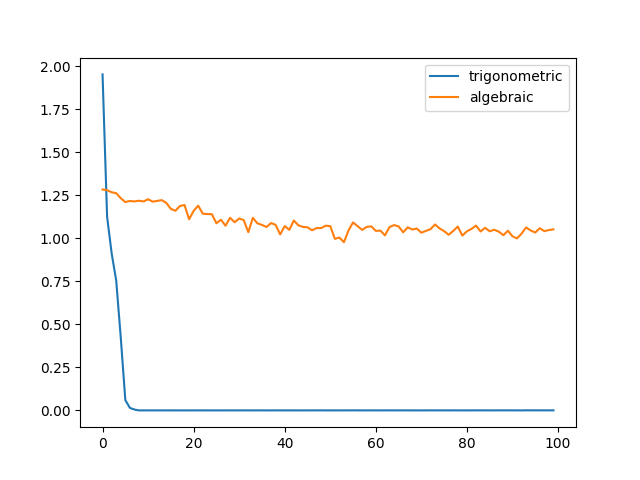

Recreate this plot in Python.
import numpy as np
import torch
import tqdm
import matplotlib.pyplot as plt


class Trigonometric_model(torch.nn.Module):
    def __init__(self, k):
        super().__init__()
        self.k = k
        self.linear = torch.nn.Linear(k, 1)

    def forward(self, x):
        list_x = []
        for i in range(1, self.k + 1):
            list_x.append(torch.cos(2 * np.pi * i * x))
        tensor_x = torch.tensor(list_x, dtype=torch.float32)
        return self.linear(tensor_x)


class Algebraic_model(torch.nn.Module):
    def __init__(self, k):
        super().__init__()
        self.k = k
        self.linear = torch.nn.Linear(k, 1)

    def forward(self, x):
        list_x = []
        for i in range(1, self.k + 1):
            list_x.append(x**i)
        tensor_x = torch.tensor(list_x, dtype=torch.float32)
        return self.linear(tensor_x)


def generate_data(size=10):
    x = np.random.uniform(0, 1, size=size)
    y = x**2 + 0.1 * x + np.random.normal(0, 0.5, size=size)
    x = x.tolist()
    y = y.tolist()
    for i in range(size):
        x[i] = torch.tensor([x[i]])
        y[i] = torch.tensor([y[i]])
    return x, y


def train_trigonometric_model(weight_size, epoch_size, x, y):
    data_set_size = len(x)
    trigonometric_model = Trigonometric_model(weight_size)
    optimizer = torch.optim.Adam(trigonometric_model.parameters(), lr=0.1)
    loss_fn = torch.nn.MSELoss()

    loss_path = []
    for epoch in tqdm.trange(epoch_size):
        optimizer.zero_grad()
        epoch_loss = 0
        for i in range(data_set_size):
            pred = trigonometric_model(x[i])
            loss = loss_fn(pred, y[i])
            loss.backward()
            epoch_loss += loss.item()
        loss_path.append(epoch_loss)
        optimizer.step()
    return loss_path


def train_algebraic_model(weight_size, epoch_size, x, y):
    data_set_size = len(x)
    trigonometric_model = Algebraic_model(weight_size)
    optimizer = torch.optim.Adam(trigonometric_model.parameters(), lr=0.1)
    loss_fn = torch.nn.MSELoss()

    loss_path = []
    for epoch in tqdm.trange(epoch_size):
        optimizer.zero_grad()
        epoch_loss = 0
        for i in range(data_set_size):
            pred = trigonometric_model(x[i])
            loss = loss_fn(pred, y[i])
            loss.backward()
            epoch_loss += loss.item()
        loss_path.append(epoch_loss)
        optimizer.step()
    return loss_path


def find_best_k(x, y):
    epoch_size = 100
    tri_k_loss_path = []
    alg_k_loss_path = []
    for k in range(1, 100):
        tri_loss_path = train_trigonometric_model(k, epoch_size, x, y)
        alg_loss_path = train_algebraic_model(k, epoch_size, x, y)
        plt.plot(tri_loss_path, label="trigonometric")
        plt.plot(alg_loss_path, label="algebraic")
        plt.legend()
        plt.savefig("./p3_figure/p3_" + "k=" + str(k) + ".png")
        plt.clf()
        tri_k_loss_path.append(tri_loss_path[-1])
        alg_k_loss_path.append(alg_loss_path[-1])

    plt.plot(tri_k_loss_path, label="trigonometric")
    plt.plot(alg_k_loss_path, label="algebraic")
    plt.legend()
    plt.savefig("p3.png")


if __name__ == "__main__":
    data_set_size = 10
    x, y = generate_data(data_set_size)
    find_best_k(x, y)
